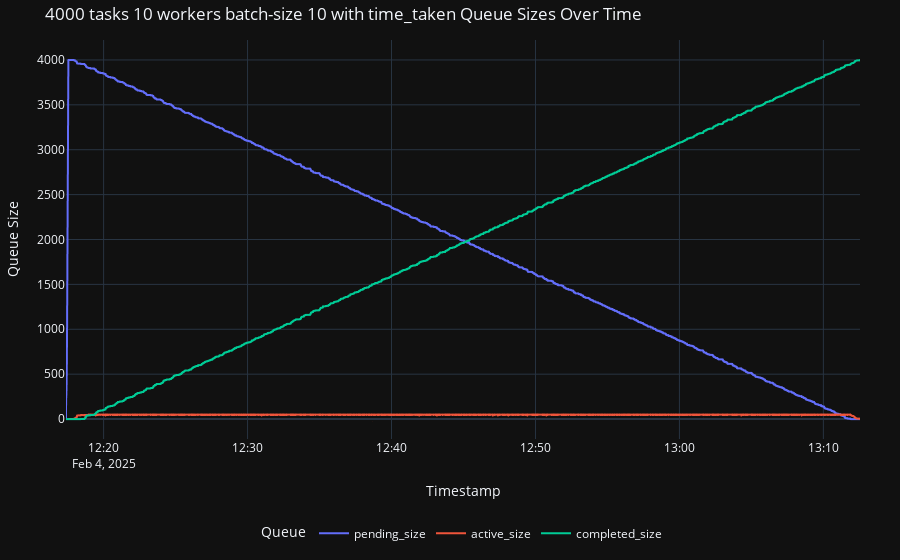
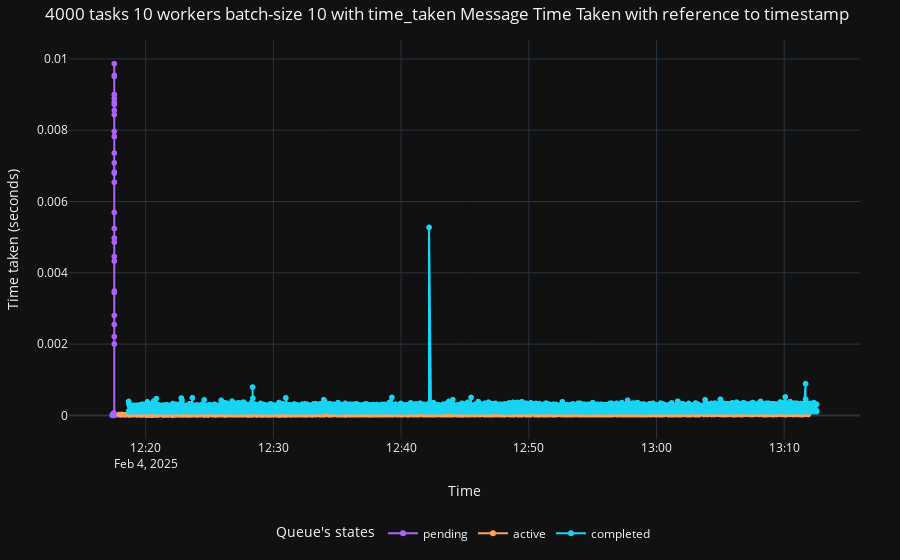
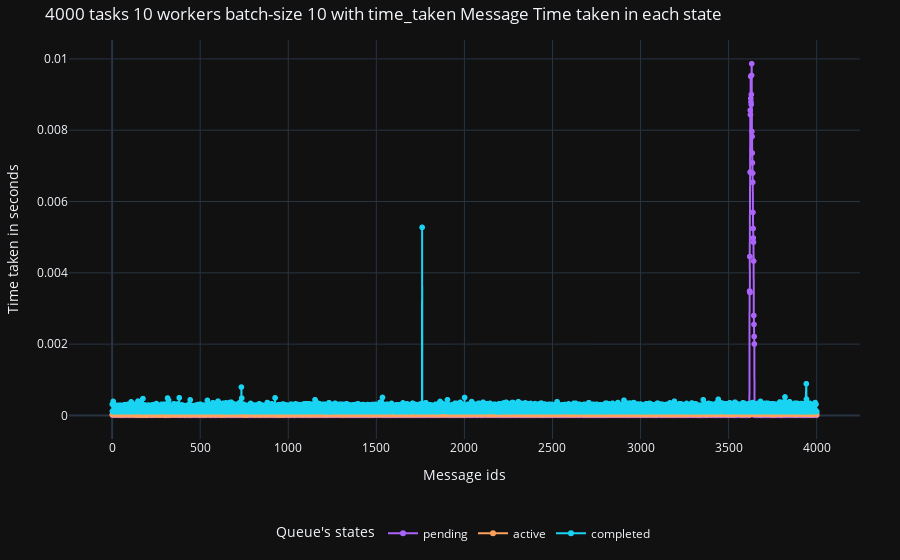

Write notebook code for charts like these, in order.
### Code cell
exps = [
  # ('100 tasks , 1 worker batch size 5', 'log_chunks_2025-01-27_11-10-33'),   # worked
  # ('1250 tasks , 50 workers batch-size 5','log_chunks_2025-01-27_11-57-17'), # failed didn't work
  # ('1000 tasks 25 workers batch-size 10','log_chunks_2025-01-27_13-11-10'), # failed didn't work
  # ('500 tasks 5 workers batch-size 10','log_chunks_2025-01-27_17-25-12'), # worked with less workers
  # ('1000 tasks 5 workers batch-size 10','log_chunks_2025-01-27_18-02-02'), #  worked with less workers
  # ('1000 tasks 10 workers batch-size 10','log_chunks_2025-01-27_20-03-31'), # worked with less workers
  # ('1000 tasks 15 workers batch-size 10','log_chunks_2025-01-28_06-37-21'), # worked with less workers
  # ('1000 tasks 20 workers batch-size 10','log_chunks_2025-01-28_06-11-33'), # failed didn't work
  
  
  #  added the exponential backoff on grpc server (previous : no retry even once) and worker_alive (previous ping the server every 5s)
  # ('1500 tasks 20 workers batch-size 10','log_chunks_2025-01-29_09-42-58'),      # worked
  # ('5000 tasks 25 workers batch-size 25','log_chunks_2025-01-29_10-21-27'),      # didn't work
  # ('2000 tasks 25 workers batch-size 25','log_chunks_2025-01-29_11-06-36'),      # worked
  # ('4000 tasks 25 workers batch-size 25','log_chunks_2025-01-29_11-40-48'),      # worked
  # ('5000 tasks 25 workers batch-size 25','log_chunks_2025-01-29_13-23-18'),      # didn't work
  # ('5000 tasks 30 workers batch-size 25','log_chunks_2025-01-29_14-02-33'),      # didn't work
  
  # ('5000 tasks 30 workers batch-size 10 with time_taken','log_chunks_2025-02-03_10-40-24'),   # didn't work
  # ('10000 tasks 50 workers batch-size 10 with time_taken','log_chunks_2025-02-03_17-04-33'),  #didn't work
  # ('10000 tasks 50 workers batch-size 10 with time_taken','log_chunks_2025-02-04_06-44-50'),  #didn't work
  ('4000 tasks 10 workers batch-size 5 with time_taken','log_chunks_2025-02-04_12-11-25'),  #didn't work
    # ('10000 tasks 50 workers batch-size 25 with time_taken','log_chunks_2025-02-04_06-44-50'),  #didn't work
  # ('10 tasks 1 workers batch-size 5 ','log_chunks_2025-01-30_20-51-42')
]



for (desc,chunk_prefix) in exps:
  logsx = get_all_logs(dir_prefix = chunk_prefix)
  print(f"{desc} , total logs => {len(logsx)}")
  # analyze_message_flow(logsx,desc)
  # analyze_lentency(logsx,desc)
  # analyze_throughtput(logsx,desc)
  analyze_full_queue_sizes(logsx,desc)
  if "time_taken" in desc:
    analyze_message_time_taken_with_time(logsx,desc)
    analyze_message_time_taken_in_state(logsx,desc)

### Figure 1 — Plotly figure (JSON) as saved in the notebook; plotly's stock layout.template omitted (floating-point values rounded to 4 significant figures; data arrays with more than 128 entries replaced by an {"elided": "..."} marker saying what was removed)
{"data": [{"hovertemplate": "Queue=pending_size<br>Time=%{x}<br>Queue Size=%{y}<extra></extra>", "legendgroup": "pending_size", "line": {"color": "#636efa", "dash": "solid"}, "marker": {"symbol": "circle"}, "mode": "lines", "name": "pending_size", "showlegend": true, "type": "scattergl", "x": {"elided": "12000 str values"}, "xaxis": "x", "y": {"elided": "12000 int values"}, "yaxis": "y"}, {"hovertemplate": "Queue=active_size<br>Time=%{x}<br>Queue Size=%{y}<extra></extra>", "legendgroup": "active_size", "line": {"color": "#EF553B", "dash": "solid"}, "marker": {"symbol": "circle"}, "mode": "lines", "name": "active_size", "showlegend": true, "type": "scattergl", "x": {"elided": "12000 str values"}, "xaxis": "x", "y": {"elided": "12000 int values"}, "yaxis": "y"}, {"hovertemplate": "Queue=completed_size<br>Time=%{x}<br>Queue Size=%{y}<extra></extra>", "legendgroup": "completed_size", "line": {"color": "#00cc96", "dash": "solid"}, "marker": {"symbol": "circle"}, "mode": "lines", "name": "completed_size", "showlegend": true, "type": "scattergl", "x": {"elided": "12000 str values"}, "xaxis": "x", "y": {"elided": "12000 int values"}, "yaxis": "y"}], "layout": {"hovermode": "closest", "legend": {"orientation": "h", "title": {"text": "Queue"}, "tracegroupgap": 0, "x": 0.5, "xanchor": "center", "y": -0.2}, "margin": {"b": 40, "l": 40, "r": 40, "t": 40}, "title": {"text": "4000 tasks 10 workers batch-size 10 with time_taken Queue Sizes Over Time"}, "xaxis": {"anchor": "y", "domain": [0, 1], "showgrid": true, "title": {"text": "Timestamp"}}, "yaxis": {"anchor": "x", "domain": [0, 1], "showgrid": true, "title": {"text": "Queue Size"}}}}

### Figure 2 — Plotly figure (JSON) as saved in the notebook; plotly's stock layout.template omitted (floating-point values rounded to 4 significant figures; data arrays with more than 128 entries replaced by an {"elided": "..."} marker saying what was removed)
{"data": [{"hovertemplate": "Queue State=pending<br>TimeStamp=%{x}<br>Time Taken (seconds)=%{y}<extra></extra>", "legendgroup": "pending", "line": {"color": "#ab63fa", "dash": "solid"}, "marker": {"symbol": "circle"}, "mode": "lines+markers", "name": "pending", "showlegend": true, "type": "scattergl", "x": {"elided": "4000 str values"}, "xaxis": "x", "y": {"elided": "4000 float values"}, "yaxis": "y"}, {"hovertemplate": "Queue State=active<br>TimeStamp=%{x}<br>Time Taken (seconds)=%{y}<extra></extra>", "legendgroup": "active", "line": {"color": "#FFA15A", "dash": "solid"}, "marker": {"symbol": "circle"}, "mode": "lines+markers", "name": "active", "showlegend": true, "type": "scattergl", "x": {"elided": "4000 str values"}, "xaxis": "x", "y": {"elided": "4000 float values"}, "yaxis": "y"}, {"hovertemplate": "Queue State=completed<br>TimeStamp=%{x}<br>Time Taken (seconds)=%{y}<extra></extra>", "legendgroup": "completed", "line": {"color": "#19d3f3", "dash": "solid"}, "marker": {"symbol": "circle"}, "mode": "lines+markers", "name": "completed", "showlegend": true, "type": "scattergl", "x": {"elided": "4000 str values"}, "xaxis": "x", "y": {"elided": "4000 float values"}, "yaxis": "y"}], "layout": {"hovermode": "closest", "legend": {"orientation": "h", "title": {"text": "Queue's states"}, "tracegroupgap": 0, "x": 0.5, "xanchor": "center", "y": -0.2}, "margin": {"b": 40, "l": 40, "r": 40, "t": 40}, "title": {"text": "4000 tasks 10 workers batch-size 10 with time_taken Message Time Taken with reference to timestamp"}, "xaxis": {"anchor": "y", "domain": [0, 1], "showgrid": true, "title": {"text": "Time"}}, "yaxis": {"anchor": "x", "domain": [0, 1], "showgrid": true, "title": {"text": "Time taken (seconds)"}}}}

### Figure 3 — Plotly figure (JSON) as saved in the notebook; plotly's stock layout.template omitted (floating-point values rounded to 4 significant figures; data arrays with more than 128 entries replaced by an {"elided": "..."} marker saying what was removed)
{"data": [{"hovertemplate": "Queue State=pending<br>Message ID=%{x}<br>Time taken (seconds)=%{y}<extra></extra>", "legendgroup": "pending", "line": {"color": "#ab63fa", "dash": "solid"}, "marker": {"symbol": "circle"}, "mode": "lines+markers", "name": "pending", "showlegend": true, "type": "scattergl", "x": {"elided": "4000 int values"}, "xaxis": "x", "y": {"elided": "4000 float values"}, "yaxis": "y"}, {"hovertemplate": "Queue State=active<br>Message ID=%{x}<br>Time taken (seconds)=%{y}<extra></extra>", "legendgroup": "active", "line": {"color": "#FFA15A", "dash": "solid"}, "marker": {"symbol": "circle"}, "mode": "lines+markers", "name": "active", "showlegend": true, "type": "scattergl", "x": {"elided": "4000 int values"}, "xaxis": "x", "y": {"elided": "4000 float values"}, "yaxis": "y"}, {"hovertemplate": "Queue State=completed<br>Message ID=%{x}<br>Time taken (seconds)=%{y}<extra></extra>", "legendgroup": "completed", "line": {"color": "#19d3f3", "dash": "solid"}, "marker": {"symbol": "circle"}, "mode": "lines+markers", "name": "completed", "showlegend": true, "type": "scattergl", "x": {"elided": "4000 int values"}, "xaxis": "x", "y": {"elided": "4000 float values"}, "yaxis": "y"}], "layout": {"hovermode": "closest", "legend": {"orientation": "h", "title": {"text": "Queue's states"}, "tracegroupgap": 0, "x": 0.5, "xanchor": "center", "y": -0.2}, "margin": {"b": 40, "l": 40, "r": 40, "t": 40}, "title": {"text": "4000 tasks 10 workers batch-size 10 with time_taken Message Time taken in each state"}, "xaxis": {"anchor": "y", "domain": [0, 1], "showgrid": true, "title": {"text": "Message ids"}}, "yaxis": {"anchor": "x", "domain": [0, 1], "showgrid": true, "title": {"text": "Time taken in seconds"}}}}
